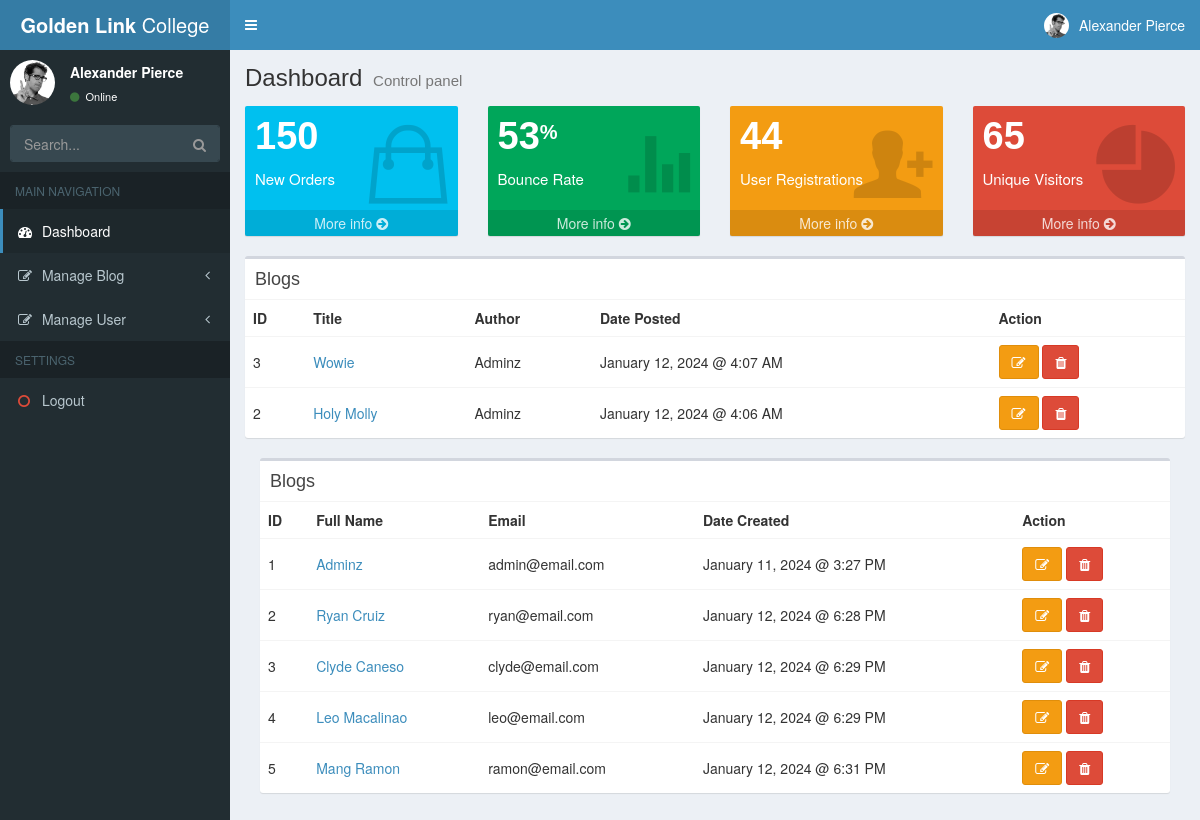
The app's page /backend/dashboard.php with its own data.
### tables this page shows
CREATE TABLE "users" (
	"id"	INTEGER NOT NULL,
	"full_name"	varchar(255),
	"email"	varchar(45),
	"password"	varchar(45),
	"created_at"	datetime,
	"updated_at"	datetime,
	PRIMARY KEY("id" AUTOINCREMENT)
);

### connection.php (called while the page is built, shortened)
<?php
$connection = new PDO('sqlite:' . __DIR__ . '/database.db');
function fetch_all($query) {
    $data = array();
    global $connection;
    $stmt = $connection->query($query);
    while ($row = $stmt->fetch()) {
        $data[] = $row;
    }
    return $data;
}

### backend/dashboard.php (the view, shortened to what this page needs)
<?php session_start();
require_once('header.php');
require_once('../connection.php');
$queryBlog = "SELECT blogs.id,full_name,title,description,blogs.created_at
FROM blogs
INNER JOIN users ON users.id = user_id
ORDER BY blogs.created_at DESC";
$blogs = fetch_all($queryBlog);
$queryUsers = "SELECT * FROM users";
$users = fetch_all($queryUsers);
?>
<section class="content">
    <div class="row">
        <div class="col-lg-3 col-xs-6">
            <div class="small-box bg-aqua">
                <div class="inner">
                    <h3>150</h3>
                    <p>New Orders</p>
                </div>
                <div class="icon">
                    <i class="ion ion-bag"></i>
                </div>
                <a href="#" class="small-box-footer">More info <i class="fa fa-arrow-circle-right"></i></a>
            </div>
        </div>
        <div class="col-lg-3 col-xs-6">
            <div class="small-box bg-green">
                <div class="inner">
                    <h3>53<sup style="font-size: 20px">%</sup></h3>
                    <p>Bounce Rate</p>
                </div>
                <div class="icon">
                    <i class="ion ion-stats-bars"></i>
                </div>
                <a href="#" class="small-box-footer">More info <i class="fa fa-arrow-circle-right"></i></a>
            </div>
        </div>
        <div class="col-lg-3 col-xs-6">
            <div class="small-box bg-yellow">
                <div class="inner">
                    <h3>44</h3>
                    <p>User Registrations</p>
                </div>
                <div class="icon">
                    <i class="ion ion-person-add"></i>
                </div>
                <a href="#" class="small-box-footer">More info <i class="fa fa-arrow-circle-right"></i></a>
            </div>
        </div>
        <div class="col-lg-3 col-xs-6">
            <div class="small-box bg-red">
                <div class="inner">
                    <h3>65</h3>
                    <p>Unique Visitors</p>
                </div>
                <div class="icon">
                    <i class="ion ion-pie-graph"></i>
                </div>
                <a href="#" class="small-box-footer">More info <i class="fa fa-arrow-circle-right"></i></a>
            </div>
        </div>
    </div>
    <div class="row">
        <div class="col-xs-12">
            <div class="box">
                <div class="box-header">
                    <h3 class="box-title">Blogs</h3>
                </div>
                <div class="box-body table-responsive no-padding">
                    <table class="table table-hover">
                        <tr>
                            <th>ID</th>
                            <th>Title</th>
                            <th>Author</th>
                            <th>Date Posted</th>
                            <th>Action</th>
                        </tr>
                        <?php foreach ($blogs as $blog) { ?>
                            <tr>
                                <td>
                                    <?= $blog['id'] ?>
                                </td>
                                <td>
                                    <a href="blog.php?id=<?= $blog['id'] ?>">
                                        <?= $blog['title'] ?>
                                    </a>
                                </td>
                                <td>
                                    <?= $blog['full_name'] ?>
                                </td>
                                <td>
                                    <?= date_format(date_create($blog['created_at']), "F d, Y @ g:i A") ?>
                                </td>
                                <td><a href="updateblog.php?id=<?= $blog['id'] ?>" class="btn btn-warning">
                                        <i class="fa fa-edit"></i>
                                    </a>
                                    <a class="btn btn-danger" data-toggle="modal" data-target="#deleteModal"
                                        data-id="<?= $blog['id'] ?>">
                                        <i class="fa fa-trash"></i>
                                    </a>
                                </td>
                            </tr>
                        <?php } ?>
                    </table>
                </div>
            </div>
        </div>
    </div>
    <div class="col-xs-12">
        <div class="box">
            <div class="box-header">
                <h3 class="box-title">Blogs</h3>
            </div>
            <div class="box-body table-responsive no-padding">
                <table class="table table-hover">
                    <tr>
                        <th>ID</th>
                        <th>Full Name</th>
                        <th>Email</th>
                        <th>Date Created</th>
                        <th>Action</th>
                    </tr>
                    <?php foreach ($users as $user) { ?>
                        <tr>
                            <td>
                                <?= $user['id'] ?>
                            </td>
                            <td>
                                <a href="user.php?id=<?= $user['id'] ?>">
                                    <?= $user['full_name'] ?>
                                </a>
                            </td>
                            <td>
                                <?= $user['email'] ?>
                            </td>
                            <td>
                                <?= date_format(date_create($user['created_at']), "F d, Y @ g:i A") ?>
                            </td>
                            <td><a href="updateUser.php?id=<?= $user['id'] ?>" class="btn btn-warning">
                                    <i class="fa fa-edit"></i>
                                </a>
                                <a class="btn btn-danger" data-toggle="modal" data-target="#deleteModal"
                                    data-id="<?= $user['id'] ?>">
                                    <i class="fa fa-trash"></i>
                                </a>
                            </td>
                        </tr>
                    <?php } ?>
                </table>
            </div>
        </div>
    </div>
</section>
<?php require_once('footer.php'); ?>

### backend/header.php (shortened to what this page needs)
<!DOCTYPE html>
<html>
<head>
    <link rel="stylesheet" href="bower_components/bootstrap/dist/css/bootstrap.min.css">
    <link rel="stylesheet" href="bower_components/font-awesome/css/font-awesome.min.css">
    <link rel="stylesheet" href="bower_components/Ionicons/css/ionicons.min.css">
    <link rel="stylesheet" href="dist/css/AdminLTE.min.css">
    <link rel="stylesheet" href="dist/css/skins/_all-skins.min.css">
    <link rel="stylesheet" href="bower_components/jvectormap/jquery-jvectormap.css">
    <link rel="stylesheet" href="bower_components/bootstrap-datepicker/dist/css/bootstrap-datepicker.min.css">
    <link rel="stylesheet" href="bower_components/bootstrap-daterangepicker/daterangepicker.css">
    <link rel="stylesheet" href="plugins/bootstrap-wysihtml5/bootstrap3-wysihtml5.min.css">
</head>
<body class="hold-transition skin-blue sidebar-mini">
    <div class="wrapper">
        <header class="main-header">
            <a href="../index.php" class="logo">
                <span class="logo-lg"><b>Golden Link </b>College</span>
            </a>
            <nav class="navbar navbar-static-top">
                <a href="#" class="sidebar-toggle" data-toggle="push-menu" role="button">
                </a>
                <div class="navbar-custom-menu">
                    <ul class="nav navbar-nav">
                        <li class="dropdown user user-menu">
                            <a href="#" class="dropdown-toggle" data-toggle="dropdown">
                                <img src="dist/img/user2-160x160.jpg" class="user-image" alt="User Image">
                                <span class="hidden-xs">Alexander Pierce</span>
                            </a>
                        </li>
                    </ul>
                </div>
            </nav>
        </header>
        <aside class="main-sidebar">
            <section class="sidebar">
                <div class="user-panel">
                    <div class="pull-left image">
                        <img src="dist/img/user2-160x160.jpg" class="img-circle" alt="User Image">
                    </div>
                    <div class="pull-left info">
                        <p>Alexander Pierce</p>
                        <a href="#"><i class="fa fa-circle text-success"></i> Online</a>
                    </div>
                </div>
                <form action="#" method="get" class="sidebar-form">
                    <div class="input-group">
                        <input type="text" name="q" class="form-control" placeholder="Search...">
                        <span class="input-group-btn">
                            <button type="submit" name="search" id="search-btn" class="btn btn-flat"><i
                                    class="fa fa-search"></i>
                            </button>
                        </span>
                    </div>
                </form>
                <ul class="sidebar-menu tree" data-widget="tree">
                    <li class="header">MAIN NAVIGATION</li>
                    <li <?= $_SESSION['site-title'] == 'Dashboard' ? 'class="active"' : '' ?>>
                        <a href="dashboard.php">
                            <i class="fa fa-dashboard"></i> <span>Dashboard</span>
                        </a>
                    </li>
                    <li <?= $_SESSION['site-title'] == 'Create Blog' || $_SESSION['site-title'] == 'List Blog' ? 'class="active treeview"' : 'class="treeview"' ?>>
                        <a href="#">
                            <i class="fa fa-edit"></i> <span>Manage Blog</span>
                            <span class="pull-right-container">
                                <i class="fa fa-angle-left pull-right"></i>
                            </span>
                        </a>
                    </li>
                    <li <?= $_SESSION['site-title'] == 'List User' || $_SESSION['site-title'] == 'Create User' ? 'class="active treeview"' : 'class="treeview"' ?>>
                        <a href="#">
                            <i class="fa fa-edit"></i> <span>Manage User</span>
                            <span class="pull-right-container">
                                <i class="fa fa-angle-left pull-right"></i>
                            </span>
                        </a>
                    </li>
                    <li class="header">SETTINGS</li>
                    <li><a href="login.php"><i class="fa fa-circle-o text-red"></i> <span>Logout</span></a></li>
                </ul>
            </section>
        </aside>
        <div class="content-wrapper">
            <section class="content-header">
                <h1>
                    <?= $_SESSION['site-title'] ?>
                    <small>Control panel</small>
                </h1>
            </section>

### backend/footer.php (shortened to what this page needs)
</div>
</div>
</body>
</html>

### backend/header.php (style rules this page uses)
.table>tbody>tr>td { vertical-align: middle !important; }

### records on screen
users: id "1", full_name "Adminz", email "admin@email.com", created_at "January 11, 2024 @ 3:27 PM"
users: id "2", full_name "Ryan Cruiz", email "ryan@email.com", created_at "January 12, 2024 @ 6:28 PM"
users: id "3", full_name "Clyde Caneso", email "clyde@email.com", created_at "January 12, 2024 @ 6:29 PM"
users: id "4", full_name "Leo Macalinao", email "leo@email.com", created_at "January 12, 2024 @ 6:29 PM"
users: id "5", full_name "Mang Ramon", email "ramon@email.com", created_at "January 12, 2024 @ 6:31 PM"

### other values on screen
$_SESSION['site-title'] "Dashboard"
$blog['id'] "3"
$blog['title'] "Wowie"
$blog['full_name'] "Adminz"
date_format(date_create($blog['created_at']), "F d, Y @ g:i A") "January 12, 2024 @ 4:07 AM"
$blog['id'] "2"
$blog['title'] "Holy Molly"
date_format(date_create($blog['created_at']), "F d, Y @ g:i A") "January 12, 2024 @ 4:06 AM"
